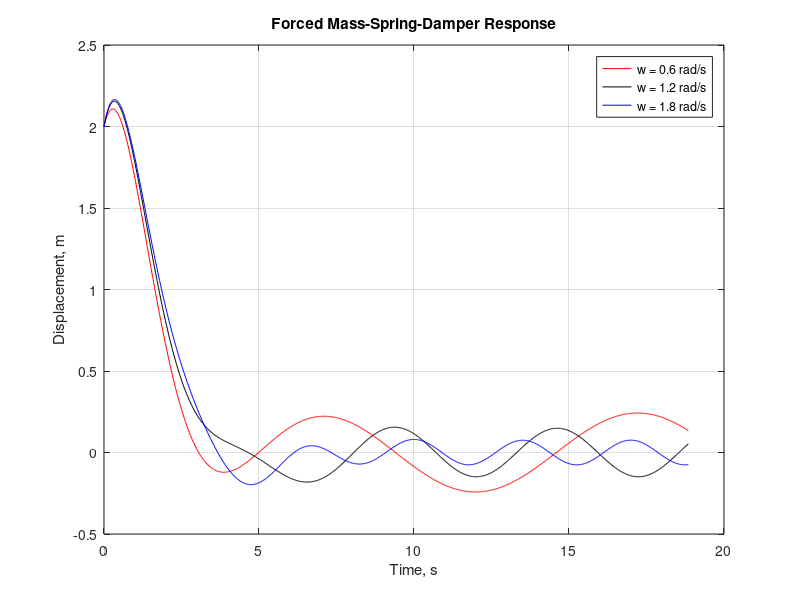

The MATLAB source for this figure:
% AAE 340 - HW 03
% Jordan Mayer

%%% Problem 3 %%%

% Initialize variables
wn = 1.0;                   % natural frequency, rad/s
eps = 0.675;                % damping ratio, dimensionless
m = 4;                      % mass, kg
f0 = -1;                    % forcing amplitude, N
lamda0 = 2.0;               % initial displacement, m
lamdad0 = 1.0;              % initial velocity, m/s
w = [0.6 1.2 1.8];          % forcing frequency, rad/s
t = linspace(0,6*pi,1000);  % time, s
lamda = zeros(3,1000);      % displacement, m

for i=1:3               % for each omega
    for k=1:1000            % for each t
        % calculate steady-state response
        AF = 1/sqrt((1-(w(i)/wn)^2)^2+(2*eps*(w(i)/wn))^2);
        phi = atan(-2*eps*(w(i)/wn)/(1-(w(i)^2/wn^2)));
        sgn = 1;
        if wn-w(i) < 0
            sgn = -1;
        end
        A = AF*f0/(m*wn^2)*sgn;
        lamdas = A*cos(w(i)*t(k)+phi);
        
        % calculate transient response
        C1 = lamda0 - A*cos(phi);
        C2 = (lamdad0 + eps*wn*C1 + A*w(i)*sin(w(i)))/(wn*sqrt(1-eps^2));
        lamdat = C1*cos(wn*sqrt(1-eps^2)*t(k));
        lamdat = lamdat + C2*sin(wn*sqrt(1-eps^2)*t(k));
        lamdat = exp(-eps*wn*t(k))*lamdat;
        
        % calculate full response
        lamda(i,k) = lamdas + lamdat;
    end
    % display w, phi, AF, and w/wn
    fprintf('\nw = %f\nphi = %f\nAF = %f\nratio = %f\n', ...
        w(i), phi, AF, w(i)/wn);
end

% Create plots
close all;
plot(t,lamda(1,:),'r-');hold on;
plot(t,lamda(2,:),'k-');plot(t,lamda(3,:),'b-');
title('Forced Mass-Spring-Damper Response');
xlabel('Time, s');ylabel('Displacement, m');
legend('w = 0.6 rad/s', 'w = 1.2 rad/s', 'w = 1.8 rad/s');
grid on;hold off;